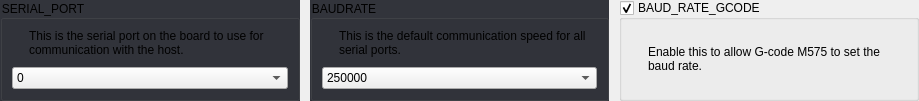
    <widget class="QWidget" name="widget_2" native="true">
     <layout class="QHBoxLayout" name="horizontalLayout" stretch="1,1,1">
      <property name="spacing">
       <number>10</number>
      </property>
      <property name="leftMargin">
       <number>0</number>
      </property>
      <property name="topMargin">
       <number>0</number>
      </property>
      <property name="rightMargin">
       <number>0</number>
      </property>
      <property name="bottomMargin">
       <number>0</number>
      </property>
      <item>
       <widget class="QGroupBox" name="uSerialPortBox">
        <property name="focusPolicy">
         <enum>Qt::StrongFocus</enum>
        </property>
        <property name="styleSheet">
         <string notr="true">QGroupBox:!disabled {
	background: rgb(50, 52, 59);
}</string>
        </property>
        <property name="title">
         <string>SERIAL_PORT</string>
        </property>
        <layout class="QGridLayout" name="gridLayout_4">
         <property name="spacing">
          <number>10</number>
         </property>
         <item row="1" column="0">
          <widget class="QLabel" name="label_5">
           <property name="sizePolicy">
            <sizepolicy hsizetype="Fixed" vsizetype="Fixed">
             <horstretch>0</horstretch>
             <verstretch>0</verstretch>
            </sizepolicy>
           </property>
           <property name="text">
            <string/>
           </property>
           <property name="pixmap">
            <pixmap resource="../resources/resources.qrc">:/info_FILL0_wght100_GRAD0_opsz20.svg</pixmap>
           </property>
          </widget>
         </item>
         <item row="1" column="1">
          <widget class="QLabel" name="label_6">
           <property name="text">
            <string>This is the serial port on the board to use for communication with the host.</string>
           </property>
           <property name="wordWrap">
            <bool>true</bool>
           </property>
          </widget>
         </item>
         <item row="2" column="0" colspan="2">
          <widget class="Dropdown" name="uSerialPortDropdown">
           <property name="sizePolicy">
            <sizepolicy hsizetype="Minimum" vsizetype="Fixed">
             <horstretch>0</horstretch>
             <verstretch>0</verstretch>
            </sizepolicy>
           </property>
           <property name="currentIndex">
            <number>1</number>
           </property>
           <item>
            <property name="text">
             <string>-1</string>
            </property>
           </item>
           <item>
            <property name="text">
             <string>0</string>
            </property>
           </item>
           <item>
            <property name="text">
             <string>1</string>
            </property>
           </item>
           <item>
            <property name="text">
             <string>2</string>
            </property>
           </item>
           <item>
            <property name="text">
             <string>3</string>
            </property>
           </item>
           <item>
            <property name="text">
             <string>4</string>
            </property>
           </item>
           <item>
            <property name="text">
             <string>5</string>
            </property>
           </item>
           <item>
            <property name="text">
             <string>6</string>
            </property>
           </item>
           <item>
            <property name="text">
             <string>7</string>
            </property>
           </item>
          </widget>
         </item>
        </layout>
       </widget>
      </item>
      <item>
       <widget class="QGroupBox" name="uBaudrateBox">
        <property name="focusPolicy">
         <enum>Qt::StrongFocus</enum>
        </property>
        <property name="styleSheet">
         <string notr="true">QGroupBox:!disabled {
	background: rgb(50, 52, 59);
}</string>
        </property>
        <property name="title">
         <string>BAUDRATE</string>
        </property>
        <layout class="QGridLayout" name="gridLayout_5">
         <property name="spacing">
          <number>10</number>
         </property>
         <item row="1" column="1">
          <widget class="QLabel" name="label_8">
           <property name="text">
            <string>This is the default communication speed for all serial ports.</string>
           </property>
           <property name="wordWrap">
            <bool>true</bool>
           </property>
          </widget>
         </item>
         <item row="1" column="0">
          <widget class="QLabel" name="label_7">
           <property name="sizePolicy">
            <sizepolicy hsizetype="Fixed" vsizetype="Fixed">
             <horstretch>0</horstretch>
             <verstretch>0</verstretch>
            </sizepolicy>
           </property>
           <property name="text">
            <string/>
           </property>
           <property name="pixmap">
            <pixmap resource="../resources/resources.qrc">:/info_FILL0_wght100_GRAD0_opsz20.svg</pixmap>
           </property>
          </widget>
         </item>
         <item row="2" column="0" colspan="2">
          <widget class="Dropdown" name="uBaudrateDropdown">
           <property name="sizePolicy">
            <sizepolicy hsizetype="Minimum" vsizetype="Fixed">
             <horstretch>0</horstretch>
             <verstretch>0</verstretch>
            </sizepolicy>
           </property>
           <property name="styleSheet">
            <string notr="true"/>
           </property>
           <property name="currentIndex">
            <number>6</number>
           </property>
           <item>
            <property name="text">
             <string>2400</string>
            </property>
           </item>
           <item>
            <property name="text">
             <string>9600</string>
            </property>
           </item>
           <item>
            <property name="text">
             <string>19200</string>
            </property>
           </item>
           <item>
            <property name="text">
             <string>38400</string>
            </property>
           </item>
           <item>
            <property name="text">
             <string>57600</string>
            </property>
           </item>
           <item>
            <property name="text">
             <string>115200</string>
            </property>
           </item>
           <item>
            <property name="text">
             <string>250000</string>
            </property>
           </item>
           <item>
            <property name="text">
             <string>500000</string>
            </property>
           </item>
           <item>
            <property name="text">
             <string>1000000</string>
            </property>
           </item>
          </widget>
         </item>
        </layout>
       </widget>
      </item>
      <item>
       <widget class="QGroupBox" name="uBaudRateGcodeBox">
        <property name="title">
         <string>BAUD_RATE_GCODE</string>
        </property>
        <property name="checkable">
         <bool>true</bool>
        </property>
        <property name="checked">
         <bool>true</bool>
        </property>
        <layout class="QGridLayout" name="gridLayout_6">
         <property name="spacing">
          <number>10</number>
         </property>
         <item row="0" column="0">
          <widget class="QLabel" name="label_10">
           <property name="sizePolicy">
            <sizepolicy hsizetype="Fixed" vsizetype="Fixed">
             <horstretch>0</horstretch>
             <verstretch>0</verstretch>
            </sizepolicy>
           </property>
           <property name="text">
            <string/>
           </property>
           <property name="pixmap">
            <pixmap resource="../resources/resources.qrc">:/info_FILL0_wght100_GRAD0_opsz20.svg</pixmap>
           </property>
          </widget>
         </item>
         <item row="0" column="1">
          <widget class="QLabel" name="label_11">
           <property name="text">
            <string>Enable this to allow G-code M575 to set the baud rate.</string>
           </property>
           <property name="wordWrap">
            <bool>true</bool>
           </property>
          </widget>
         </item>
        </layout>
       </widget>
      </item>
     </layout>
    </widget>
